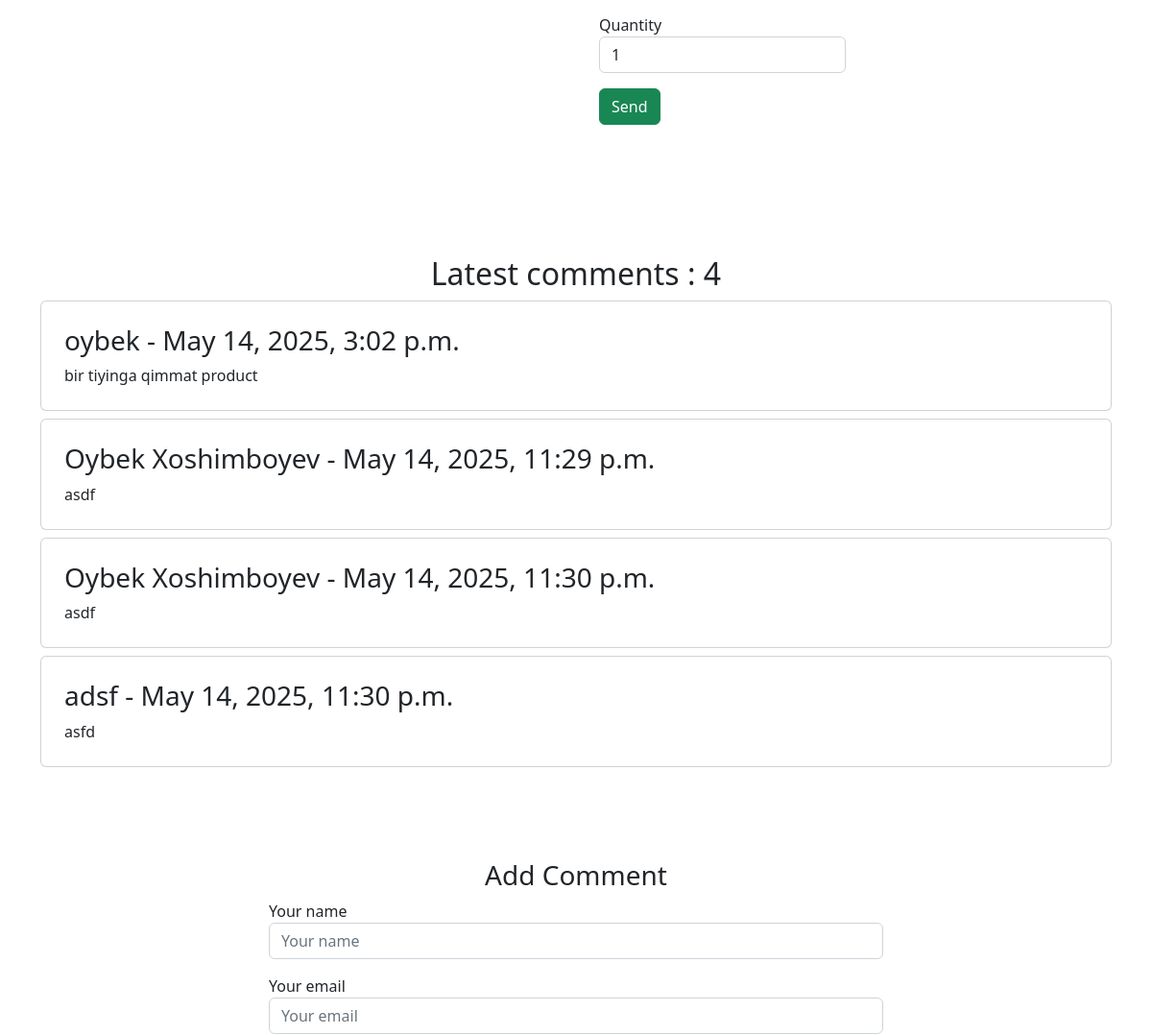
The page /detail/1/ (middle part) on the database as committed earlier.
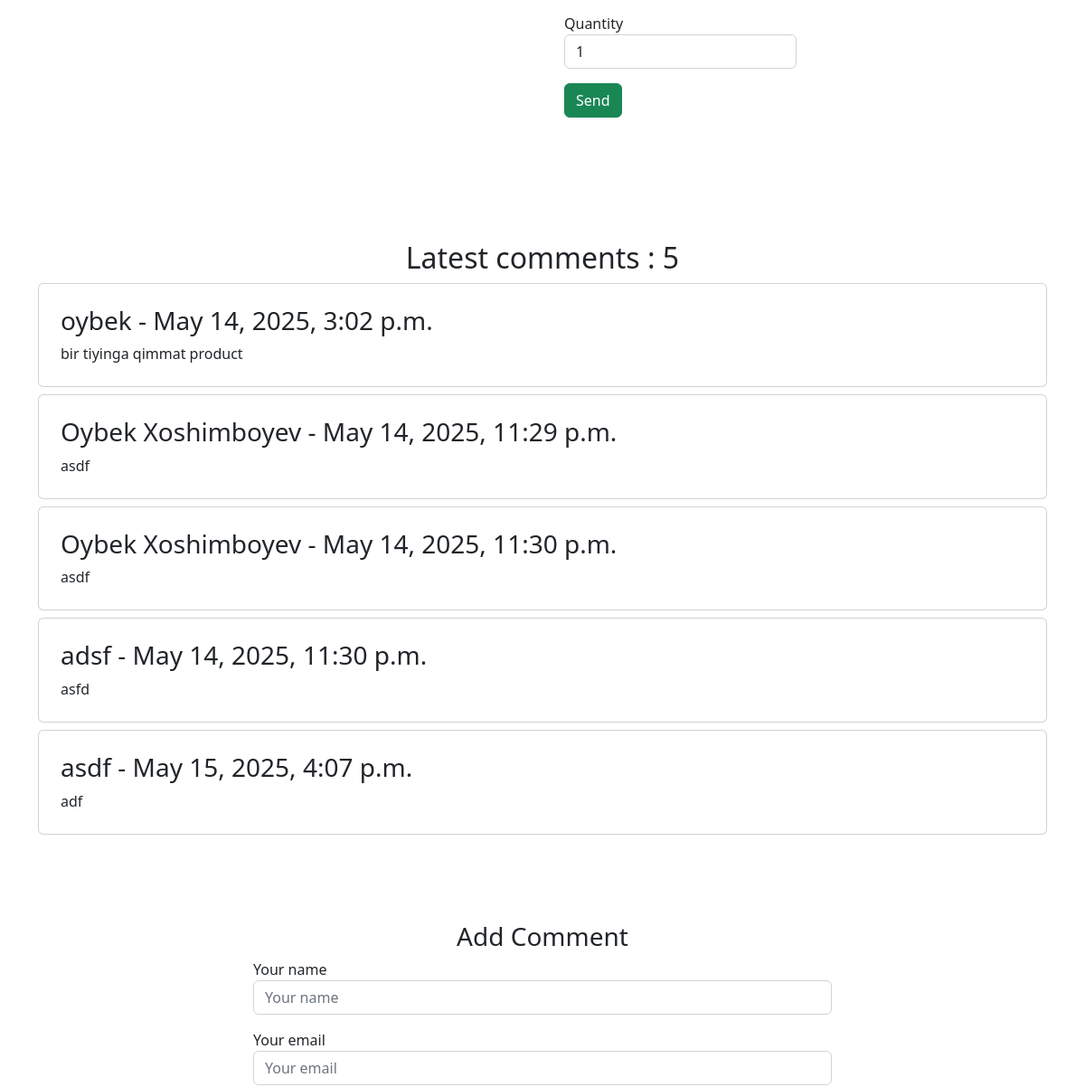
The same page on the database as committed later.
### shop/models.py (models this page shows, shortened)
class baseModel(models.Model):
    created_at = models.DateTimeField(auto_now_add=True)
    updated_at = models.DateTimeField(auto_now=True)
    class Meta:
        abstract = True

class Product(baseModel):
    name = models.CharField(max_length=100, unique=True)
    description = models.TextField()
    price = models.DecimalField(max_digits=10, decimal_places=2)
    image = models.ImageField(upload_to='products/')
    discount = models.IntegerField(default=0)
    category = models.ForeignKey(Category, on_delete=models.SET_NULL, related_name='products' , null=True, blank=True)
    quantity = models.IntegerField(default=1 , blank =True)
    class Meta:
        ordering = ['-created_at']

class Comment(baseModel):
    class RatingChoices(models.IntegerChoices):
        ONE = 1, '1 Star'
        TWO = 2, '2 Stars'
        THREE = 3, '3 Stars'
        FOUR = 4, '4 Stars'
        FIVE = 5, '5 Stars'
    name = models.CharField(max_length=100)
    email = models.EmailField()
    comment = models.TextField()
    product = models.ForeignKey(Product, on_delete=models.CASCADE, related_name='comments')
    rating = models.IntegerField(choices=RatingChoices.choices, default=RatingChoices.THREE.value)

### shop/views.py (the view)
# urls.py: path('detail/<int:product_id>/', views.product_detail, name='product_detail'),
def product_detail(request, product_id):
    try:
        product = Product.objects.get(id=product_id)
        related_products = Product.objects.filter(category = product.category).exclude(id=product_id)
        context = {
            'product': product,
            'related_products': related_products
        }
        return render(request, 'shop/detail.html' , context = context)
    except Product.DoesNotExist:
        return render(request, '')

### shop/templates/shop/detail.html (shortened to what this page needs)
{% load static %}
<!DOCTYPE html>
<html lang="en">
    <head>
        <link href="https://cdn.jsdelivr.net/npm/bootstrap-icons@1.5.0/font/bootstrap-icons.css" rel="stylesheet" />
        <link href="{% static 'shop/css/styles.css' %}" rel="stylesheet" />
    </head>
    <body>
        <section class="py-5">
            <div class="container px-4 px-lg-5 my-5">
                <div class="row gx-4 gx-lg-5 align-items-center">
                    <div class="col-md-6">
                        <div class="d-flex">
                            <form method = 'POST' action="{% url 'shop:order_detail' product.id %}">
                                <div class="form-group mb-3">
                                    <label for="quantity">Quantity</label>
                                    <input type="number" name="quantity" class="form-control" id="quantity" placeholder="Enter quantity" min="1" value="1">
                                </div>
                                  <div class="form-group mb-3">
                                    <input type="submit" class="btn btn-success" value="Send">
                                  </div>
                              </form>
                        </div>
                    </div>
                </div>
            </div>
        </section>
        <div class="container mt-4 mb-4">
            <div class="row">
                <div class="col-12">
                    <div class="text-center">
                        <h2>Latest comments : {{ product.comments.count }}</h2>
                    </div>
                    {% for comment in product.comments.all %}
                        <div class="media card p-4 mt-2">
                            <div class="media-body">
                                <h3 class="mt-0">{{ comment.name }} - {{comment.created_at}}</h3>
                                {{ comment.comment }}
                            </div>
                        </div>
                    {% empty %}
                        <p>No comments yet.</p>
                    {% endfor %}
                </div>
                <div class="col-8 offset-2 mt-5">
                    <div class=" p-5">
                        <div class="text-center">
                            <h3>Add Comment</h3>
                        </div>
                    <form method="POST" action="{% url 'shop:add_comment' product.id %}">
                        <div class="form-group mb-3">
                          <label for="formGroupExampleInput">Your name</label>
                          <input type="text" name = "name" class="form-control"  placeholder="Your name">
                        </div>
                        <div class="form-group mb-3">
                          <label for="formGroupExampleInput2">Your email</label>
                          <input type="email" name = "email" class="form-control" placeholder="Your email">
                        </div>
                      </form>
                    </div>
                </div>
            </div>
        </div>
    </body>
</html>

Rows that differ between the two databases and show on the page:
computed for Product: comments.count "4" → "5"
added Comment: name "asdf", created_at "May 15, 2025, 4:07 p.m.", comment "adf"
